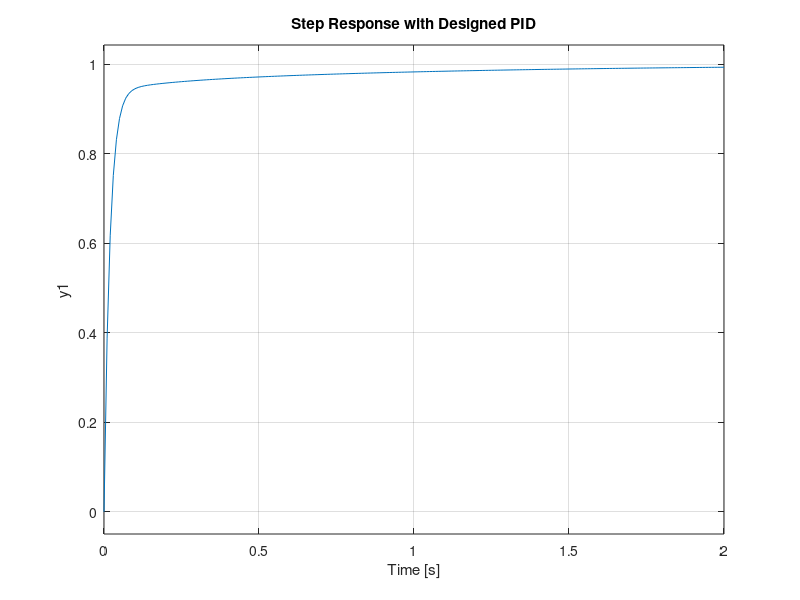

This chart was generated by the following MATLAB code:
clear all; close all; clc;

num = [1];
den = [1 10 20];
G = tf(num, den);

Kp = 350;
Ki = 300;
Kd = 50;

C = pid(Kp, Ki, Kd);

sys_cl = feedback(C*G, 1);

t = 0:0.01:2;
figure;
step(sys_cl, t);
title('Step Response with Designed PID');
grid on;
